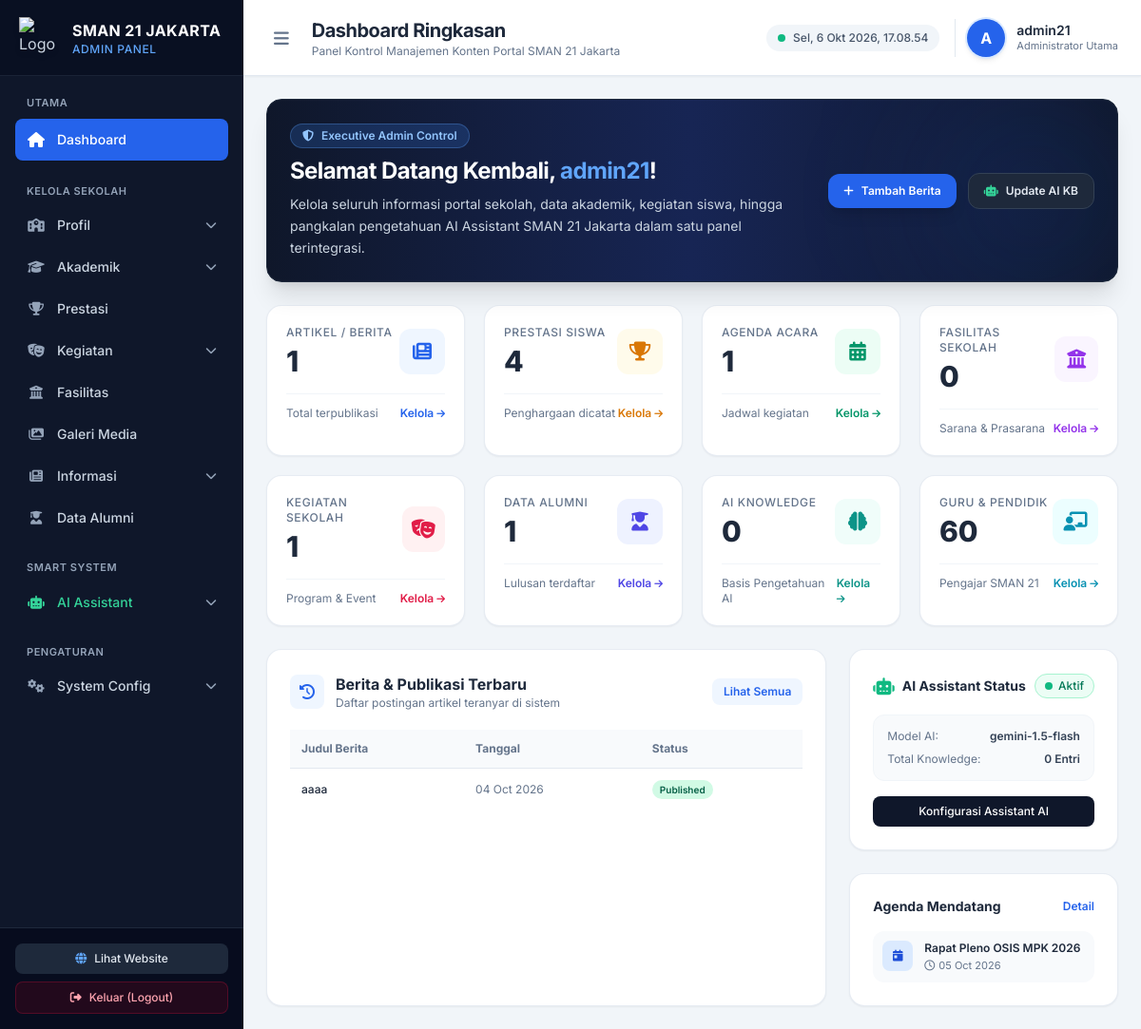
Screenshot of /admin/dashboard.php with the database file from the repository.
### tables this page shows
CREATE TABLE `berita` (
  `id` int(11) NOT NULL,
  `judul` varchar(255) NOT NULL,
  `slug` varchar(255) NOT NULL,
  `ringkasan` text DEFAULT NULL,
  `isi` longtext NOT NULL,
  `thumbnail` varchar(255) DEFAULT NULL,
  `gambar_utama` varchar(255) DEFAULT NULL,
  `penulis` varchar(100) DEFAULT 'Admin',
  `kategori` varchar(100) DEFAULT 'Umum',
  `tanggal_publikasi` datetime DEFAULT NULL,
  `status` enum('draft','published','archived') NOT NULL DEFAULT 'draft',
  `jumlah_dilihat` int(11) NOT NULL DEFAULT 0
);

CREATE TABLE `ai_pengaturan` (
  `id` int(11) NOT NULL,
  `nama_sekolah` varchar(255) NOT NULL DEFAULT 'SMAN 21 Jakarta',
  `system_prompt` text DEFAULT NULL,
  `pesan_pembuka` text DEFAULT NULL,
  `pesan_tidak_tersedia` text DEFAULT NULL,
  `model_ai` varchar(100) DEFAULT 'gpt-4o-mini',
  `temperature` decimal(3,2) NOT NULL DEFAULT 0.70,
  `max_token` int(11) NOT NULL DEFAULT 1000,
  `status_ai` tinyint(1) NOT NULL DEFAULT 1,
  `tanggal_update` timestamp NOT NULL DEFAULT current_timestamp() ON UPDATE current_timestamp()
);

CREATE TABLE `agenda` (
  `id` int(11) NOT NULL,
  `judul_agenda` varchar(255) NOT NULL,
  `slug` varchar(255) NOT NULL,
  `deskripsi` text DEFAULT NULL,
  `tanggal_mulai` date NOT NULL,
  `tanggal_selesai` date DEFAULT NULL,
  `jam_mulai` time DEFAULT NULL,
  `jam_selesai` time DEFAULT NULL,
  `lokasi` varchar(255) DEFAULT NULL,
  `gambar` varchar(255) DEFAULT NULL,
  `link` varchar(255) DEFAULT NULL,
  `status` enum('draft','published','archived') NOT NULL DEFAULT 'published'
);

### admin/dashboard.php (the view, shortened to what the rows shown need)
<?php
$host = 'sqlXXX.byethost3.com';
$user = 'b3_43046986_xxxx';
$pass = 'PASSWORD_DB_ANDA';
$db   = 'b3_43046986_sman21jkt';
$conn = @mysqli_connect($host, $user, $pass, $db);
$ai_model  = 'gpt-4o-mini';
if ($conn) {
    $ai_query = @mysqli_query($conn, "SELECT status_ai, model_ai FROM ai_pengaturan LIMIT 1");
    if ($ai_query && mysqli_num_rows($ai_query) > 0) {
        $ai_data = mysqli_fetch_assoc($ai_query);
        $ai_model  = $ai_data['model_ai'];
    }
}
$recent_berita = [];
if ($conn) {
    $q_berita = @mysqli_query($conn, "SELECT judul, tanggal_publikasi, status FROM berita ORDER BY id DESC LIMIT 5");
    if ($q_berita) {
        while ($r = mysqli_fetch_assoc($q_berita)) {
            $recent_berita[] = $r;
        }
    }
}
$recent_agenda = [];
if ($conn) {
    $q_agenda = @mysqli_query($conn, "SELECT judul_agenda, tanggal_mulai, lokasi, status FROM agenda ORDER BY id DESC LIMIT 5");
    if ($q_agenda) {
        while ($r = mysqli_fetch_assoc($q_agenda)) {
            $recent_agenda[] = $r;
        }
    }
}
?>
<!DOCTYPE html>
<html lang="id">
<head>
    <script src="https://cdn.tailwindcss.com"></script>
    <link rel="stylesheet" href="https://cdnjs.cloudflare.com/ajax/libs/font-awesome/6.4.0/css/all.min.css">
</head>
<body class="bg-slate-50 font-sans text-slate-800 antialiased flex h-screen overflow-hidden">
    <aside id="sidebar" class="w-64 bg-slate-900 text-slate-300 flex flex-col flex-shrink-0 transition-all duration-300 z-30">
        <div class="h-20 flex items-center gap-3 px-5 border-b border-slate-800/80 bg-slate-950/40">
            <div class="leading-tight">
                <h1 class="font-bold text-white text-base tracking-wide">SMAN 21 JAKARTA</h1>
            </div>
        </div>
    </aside>
    <div class="flex-1 flex flex-col min-w-0 overflow-hidden bg-slate-100">
        <header class="h-20 bg-white border-b border-slate-200 flex items-center justify-between px-6 z-10 shadow-sm">
            <div class="flex items-center gap-4">
                <div>
                    <h2 class="text-xl font-bold text-slate-800 tracking-tight">Dashboard Ringkasan</h2>
                </div>
            </div>
        </header>
        <main class="flex-1 overflow-y-auto p-6 space-y-6">
            <div class="grid grid-cols-1 lg:grid-cols-3 gap-6">
                <div class="lg:col-span-2 bg-white rounded-2xl border border-slate-200/80 p-6 shadow-sm flex flex-col">
                    <div class="overflow-x-auto flex-1">
                        <table class="w-full text-left text-xs text-slate-600">
                            <thead class="bg-slate-50 text-slate-500 font-semibold border-b border-slate-200">
                                <tr>
                                    <th class="py-3 px-3">Judul Berita</th>
                                    <th class="py-3 px-3">Tanggal</th>
                                    <th class="py-3 px-3">Status</th>
                                </tr>
                            </thead>
                            <tbody class="divide-y divide-slate-100">
                                <?php if (!empty($recent_berita)): ?>
                                    <?php foreach ($recent_berita as $b): ?>
                                        <tr class="hover:bg-slate-50/80 transition">
                                            <td class="py-3 px-3 font-medium text-slate-800 max-w-xs truncate">
                                                <?= htmlspecialchars($b['judul']) ?>
                                            </td>
                                            <td class="py-3 px-3 text-slate-500 whitespace-nowrap">
                                                <?= $b['tanggal_publikasi'] ? date('d M Y', strtotime($b['tanggal_publikasi'])) : '-' ?>
                                            </td>
                                            <td class="py-3 px-3">
                                                <?php if ($b['status'] == 'published'): ?>
                                                    <span class="inline-flex items-center px-2 py-0.5 rounded-full text-[10px] font-semibold bg-emerald-100 text-emerald-800">
                                                        Published
                                                    </span>
                                                <?php elseif ($b['status'] == 'draft'): ?>
                                                    <span class="inline-flex items-center px-2 py-0.5 rounded-full text-[10px] font-semibold bg-amber-100 text-amber-800">
                                                        Draft
                                                    </span>
                                                <?php else: ?>
                                                    <span class="inline-flex items-center px-2 py-0.5 rounded-full text-[10px] font-semibold bg-slate-100 text-slate-700">
                                                        Archived
                                                    </span>
                                                <?php endif; ?>
                                            </td>
                                        </tr>
                                    <?php endforeach; ?>
                                <?php endif; ?>
                            </tbody>
                        </table>
                    </div>
                </div>
                <div class="space-y-6">
                    <div class="bg-white rounded-2xl border border-slate-200/80 p-6 shadow-sm">
                        <div class="bg-slate-50 p-3.5 rounded-xl border border-slate-100 text-xs space-y-2 mb-4">
                            <div class="flex justify-between">
                                <span class="text-slate-500">Model AI:</span>
                                <span class="font-semibold text-slate-700"><?= htmlspecialchars($ai_model) ?></span>
                            </div>
                        </div>
                    </div>
                    <div class="bg-white rounded-2xl border border-slate-200/80 p-6 shadow-sm">
                        <div class="space-y-3">
                            <?php if (!empty($recent_agenda)): ?>
                                <?php foreach ($recent_agenda as $ag): ?>
                                    <div class="flex items-start gap-3 p-2.5 rounded-xl bg-slate-50 hover:bg-slate-100 transition text-xs">
                                        <div class="w-8 h-8 rounded-lg bg-blue-100 text-blue-700 flex items-center justify-center font-bold flex-shrink-0">
                                            <i class="fa-solid fa-calendar-day"></i>
                                        </div>
                                        <div class="min-w-0 flex-1">
                                            <p class="font-semibold text-slate-800 truncate"><?= htmlspecialchars($ag['judul_agenda']) ?></p>
                                            <p class="text-slate-500 text-[11px] mt-0.5">
                                                <i class="fa-regular fa-clock mr-1"></i><?= $ag['tanggal_mulai'] ? date('d M Y', strtotime($ag['tanggal_mulai'])) : '-' ?>
                                            </p>
                                        </div>
                                    </div>
                                <?php endforeach; ?>
                            <?php else: ?>
                                <p class="text-xs text-slate-400 italic text-center py-3">Belum ada agenda terdaftar.</p>
                            <?php endif; ?>
                        </div>
                    </div>
                </div>
            </div>
        </main>
    </div>
</body>
</html>

### rows the page displays
berita: judul "aaaa", tanggal_publikasi "04 Oct 2026", status "Published"
ai_pengaturan: model_ai "gemini-1.5-flash"
agenda: judul_agenda "Rapat Pleno OSIS MPK 2026", tanggal_mulai "05 Oct 2026"

### other values shown
substr($admin_username, 0, 1) "A"
$admin_username "admin21"
$total_berita "1"
$total_prestasi "4"
$total_agenda "1"
$total_fasilitas "0"
$total_kegiatan "1"
$total_alumni "1"
$total_ai_kb "0"
$total_guru "60"
